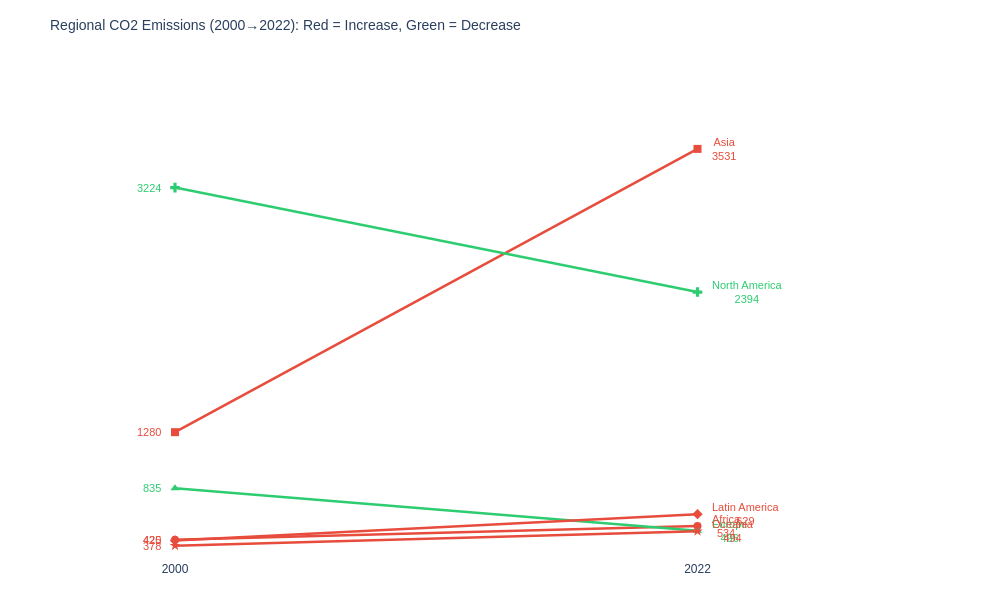

Notebook code for this chart:
### Code cell
import pandas as pd
import plotly.graph_objects as go

regional_avg = df.groupby(["Region", "Year"])["CO2_Mt"].mean().reset_index()

slope_data = regional_avg[regional_avg["Year"].isin([2000, 2022])].sort_values(["Region", "Year"]).reset_index(drop=True)


slope_wide = slope_data.pivot(index="Region", columns="Year", values="CO2_Mt").reset_index()
slope_wide.columns = ["Region", "CO2_2000", "CO2_2022"]
slope_wide["Change"] = slope_wide["CO2_2022"] - slope_wide["CO2_2000"]


fig2 = go.Figure()

markers = ['circle', 'square', 'triangle-up', 'diamond', 'cross', 'star']
regions = slope_wide["Region"].tolist()

for i, region in enumerate(regions):
    row = slope_wide[slope_wide["Region"] == region].iloc[0]
    y0, y1 = row["CO2_2000"], row["CO2_2022"]

    line_color = "#E74C3C" if row["Change"] > 0 else "#2ECC71"
    
    
    fig2.add_trace(go.Scatter(
        x=[2000, 2022],
        y=[y0, y1],
        mode="lines+markers",
        line=dict(color=line_color, width=2.5),
        marker=dict(color=line_color, size=8, symbol=markers[i % len(markers)]),
        name=region,
        showlegend=False
    ))
    
   
    fig2.add_annotation(
        x=2000,
        y=y0,
        text=f"{y0:.0f}",
        showarrow=False,
        xanchor="right",
        yanchor="middle",
        xshift=-12,  # 向左偏移，不压在点上
        font=dict(color=line_color, size=11, family="Arial")
    )
    
   
    fig2.add_annotation(
        x=2022,
        y=y1,
        text=f"{region}<br>{y1:.0f}",
        showarrow=False,
        xanchor="left",
        yanchor="middle",
        xshift=12,  
        font=dict(color=line_color, size=11, family="Arial")
    )


fig2.update_layout(
    title="Regional CO2 Emissions (2000→2022): Red = Increase, Green = Decrease",
    title_font=dict(family="Arial", size=14),
    plot_bgcolor="white",
    paper_bgcolor="white",
    font=dict(family="Arial", size=12),
 
    xaxis=dict(
        tickvals=[2000, 2022],
        ticktext=["2000", "2022"],
        showgrid=False,
        range=[1996, 2028]  
    ),

    yaxis=dict(
        showgrid=False,
        showticklabels=False,
        title="",
        range=[slope_wide[["CO2_2000", "CO2_2022"]].min().min() * 0.7, 
               slope_wide[["CO2_2000", "CO2_2022"]].max().max() * 1.2]
    ),

    margin=dict(l=80, r=160, t=60, b=40),
    height=600,
    width=1000
)

fig2.show()

### Figure 1 — Plotly figure (JSON) as saved in the notebook; plotly's stock layout.template omitted (floating-point values rounded to 4 significant figures)
{"data": [{"line": {"color": "#E74C3C", "width": 2.5}, "marker": {"color": "#E74C3C", "size": 8, "symbol": "circle"}, "mode": "lines+markers", "name": "Africa", "showlegend": false, "type": "scatter", "x": [2000, 2022], "y": [425.4, 534.4]}, {"line": {"color": "#E74C3C", "width": 2.5}, "marker": {"color": "#E74C3C", "size": 8, "symbol": "square"}, "mode": "lines+markers", "name": "Asia", "showlegend": false, "type": "scatter", "x": [2000, 2022], "y": [1280.0, 3531.0]}, {"line": {"color": "#2ECC71", "width": 2.5}, "marker": {"color": "#2ECC71", "size": 8, "symbol": "triangle-up"}, "mode": "lines+markers", "name": "Europe", "showlegend": false, "type": "scatter", "x": [2000, 2022], "y": [834.9, 496.5]}, {"line": {"color": "#E74C3C", "width": 2.5}, "marker": {"color": "#E74C3C", "size": 8, "symbol": "diamond"}, "mode": "lines+markers", "name": "Latin America", "showlegend": false, "type": "scatter", "x": [2000, 2022], "y": [419.9, 629.1]}, {"line": {"color": "#2ECC71", "width": 2.5}, "marker": {"color": "#2ECC71", "size": 8, "symbol": "cross"}, "mode": "lines+markers", "name": "North America", "showlegend": false, "type": "scatter", "x": [2000, 2022], "y": [3224.0, 2394.0]}, {"line": {"color": "#E74C3C", "width": 2.5}, "marker": {"color": "#E74C3C", "size": 8, "symbol": "star"}, "mode": "lines+markers", "name": "Oceania", "showlegend": false, "type": "scatter", "x": [2000, 2022], "y": [378.4, 493.7]}], "layout": {"annotations": [{"font": {"color": "#E74C3C", "family": "Arial", "size": 11}, "showarrow": false, "text": "425", "x": 2000, "xanchor": "right", "xshift": -12, "y": 425.4, "yanchor": "middle"}, {"font": {"color": "#E74C3C", "family": "Arial", "size": 11}, "showarrow": false, "text": "Africa<br>534", "x": 2022, "xanchor": "left", "xshift": 12, "y": 534.4, "yanchor": "middle"}, {"font": {"color": "#E74C3C", "family": "Arial", "size": 11}, "showarrow": false, "text": "1280", "x": 2000, "xanchor": "right", "xshift": -12, "y": 1280.0, "yanchor": "middle"}, {"font": {"color": "#E74C3C", "family": "Arial", "size": 11}, "showarrow": false, "text": "Asia<br>3531", "x": 2022, "xanchor": "left", "xshift": 12, "y": 3531.0, "yanchor": "middle"}, {"font": {"color": "#2ECC71", "family": "Arial", "size": 11}, "showarrow": false, "text": "835", "x": 2000, "xanchor": "right", "xshift": -12, "y": 834.9, "yanchor": "middle"}, {"font": {"color": "#2ECC71", "family": "Arial", "size": 11}, "showarrow": false, "text": "Europe<br>496", "x": 2022, "xanchor": "left", "xshift": 12, "y": 496.5, "yanchor": "middle"}, {"font": {"color": "#E74C3C", "family": "Arial", "size": 11}, "showarrow": false, "text": "420", "x": 2000, "xanchor": "right", "xshift": -12, "y": 419.9, "yanchor": "middle"}, {"font": {"color": "#E74C3C", "family": "Arial", "size": 11}, "showarrow": false, "text": "Latin America<br>629", "x": 2022, "xanchor": "left", "xshift": 12, "y": 629.1, "yanchor": "middle"}, {"font": {"color": "#2ECC71", "family": "Arial", "size": 11}, "showarrow": false, "text": "3224", "x": 2000, "xanchor": "right", "xshift": -12, "y": 3224.0, "yanchor": "middle"}, {"font": {"color": "#2ECC71", "family": "Arial", "size": 11}, "showarrow": false, "text": "North America<br>2394", "x": 2022, "xanchor": "left", "xshift": 12, "y": 2394.0, "yanchor": "middle"}, {"font": {"color": "#E74C3C", "family": "Arial", "size": 11}, "showarrow": false, "text": "378", "x": 2000, "xanchor": "right", "xshift": -12, "y": 378.4, "yanchor": "middle"}, {"font": {"color": "#E74C3C", "family": "Arial", "size": 11}, "showarrow": false, "text": "Oceania<br>494", "x": 2022, "xanchor": "left", "xshift": 12, "y": 493.7, "yanchor": "middle"}], "font": {"family": "Arial", "size": 12}, "height": 600, "margin": {"b": 40, "l": 80, "r": 160, "t": 60}, "paper_bgcolor": "white", "plot_bgcolor": "white", "title": {"font": {"family": "Arial", "size": 14}, "text": "Regional CO2 Emissions (2000→2022): Red = Increase, Green = Decrease"}, "width": 1000, "xaxis": {"range": [1996, 2028], "showgrid": false, "ticktext": ["2000", "2022"], "tickvals": [2000, 2022]}, "yaxis": {"range": [264.9, 4237.0], "showgrid": false, "showticklabels": false, "title": {"text": ""}}}}
